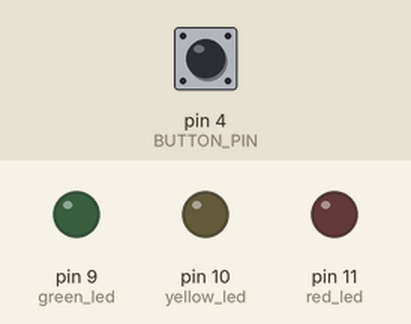
This sketch was run on a simulated Arduino Uno, built with avr-gcc and run on an emulated ATmega328P. On the bench: output pins drawn as LEDs (lit = HIGH). The inputs (shaded band) are chosen by the test bench; at power-on: pin 4 (BUTTON_PIN) HIGH. Random numbers use the default seed unless the sketch sets one.

Above: at 6.8 s.
6.9 s: pin 4 (BUTTON_PIN) pulled LOW for 3 s
At 9.6 s:
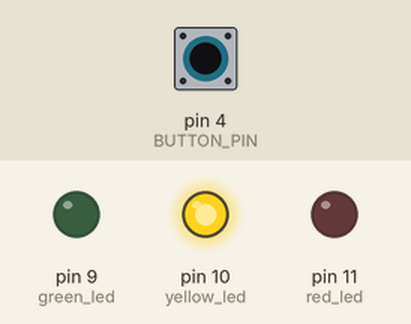
Timing chart, 0 to 13.5 s (numbered marks = the images above; inputs shaded):
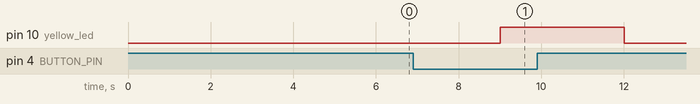

The sketch:

Arduino_MikolajBuelens.ino
```cpp
int red_led = 11;
int yellow_led = 10;
int green_led = 9;
#define BUTTON_PIN 4

void setup() {

  pinMode(BUTTON_PIN, INPUT_PULLUP);
  pinMode(red_led, OUTPUT);
  pinMode(yellow_led, OUTPUT);
  pinMode(green_led, OUTPUT);
}

void random_led() {
  int random_led = random(9, 12);
  digitalWrite(random_led, HIGH);
  delay(3000);

  digitalWrite(random_led, LOW);
  delay(3000);

}

void loop() {
  byte buttonState = digitalRead(BUTTON_PIN);
  if (buttonState == LOW) {
random_led();
  }
  delay(3000);
}
```

Measured:
- after the input at 6.9 s, pin 10 (yellow_led): LOW → HIGH after 2.1 s, → LOW 3.0 s later
